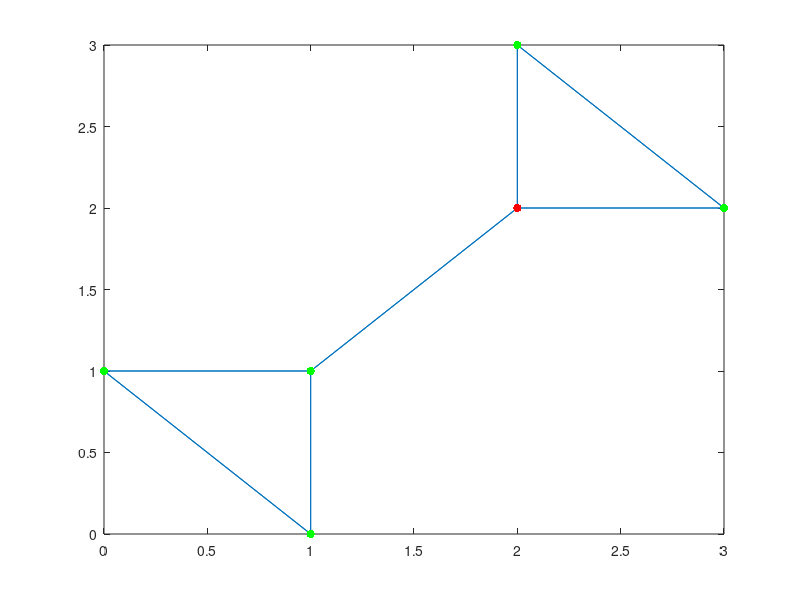

Write MATLAB code to recreate this figure.

%David Lee
%Statistical Connectomics HW1

%adjacency matrix 
a = [0,1,1,0,0,0;1,0,1,0,0,0;1,1,0,1,0,0;0,0,1,0,1,1;0,0,0,1,0,1;0,0,0,1,1,0];
clusters = kmeans(a, 2)

%Plots out the graph which consists of 6 vertices and 7 egdes
Coordinates = [0,1;1,0;1,1;2,2;2,3;3,2];
gplot(a,Coordinates)
hold all

%Visually represents results of k-means clustering by seperating verticies into two categories (Red and Green)
for i=1:6
if clusters(i,1)==1
scatter(Coordinates(i,1),Coordinates(i,2),'g','filled')
end
end
for i=1:6
if clusters(i,1)==2
scatter(Coordinates(i,1),Coordinates(i,2),'r','filled')
end
end